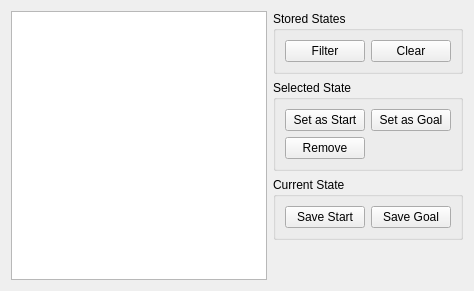
     <widget class="QWidget" name="stored_states">
      <attribute name="title">
       <string>Stored States</string>
      </attribute>
      <layout class="QHBoxLayout" name="horizontalLayout_2">
       <item>
        <widget class="QListWidget" name="list_states"/>
       </item>
       <item>
        <layout class="QVBoxLayout" name="verticalLayout_4">
         <item>
          <widget class="QGroupBox" name="groupBox_15">
           <property name="title">
            <string>Stored States</string>
           </property>
           <layout class="QGridLayout" name="gridLayout_17">
            <item row="0" column="0">
             <widget class="QPushButton" name="load_state_button">
              <property name="text">
               <string>Filter</string>
              </property>
             </widget>
            </item>
            <item row="0" column="1">
             <widget class="QPushButton" name="clear_states_button">
              <property name="text">
               <string>Clear</string>
              </property>
             </widget>
            </item>
           </layout>
          </widget>
         </item>
         <item>
          <widget class="QGroupBox" name="groupBox_16">
           <property name="title">
            <string>Selected State</string>
           </property>
           <layout class="QGridLayout" name="gridLayout_15">
            <item row="0" column="0">
             <widget class="QPushButton" name="set_as_start_state_button">
              <property name="text">
               <string>Set as Start</string>
              </property>
             </widget>
            </item>
            <item row="0" column="1">
             <widget class="QPushButton" name="set_as_goal_state_button">
              <property name="text">
               <string>Set as Goal</string>
              </property>
             </widget>
            </item>
            <item row="1" column="0">
             <widget class="QPushButton" name="remove_state_button">
              <property name="text">
               <string>Remove</string>
              </property>
             </widget>
            </item>
           </layout>
          </widget>
         </item>
         <item>
          <widget class="QGroupBox" name="groupBox_17">
           <property name="title">
            <string>Current State</string>
           </property>
           <layout class="QGridLayout" name="gridLayout_16">
            <item row="0" column="0">
             <widget class="QPushButton" name="save_start_state_button">
              <property name="text">
               <string>Save Start</string>
              </property>
             </widget>
            </item>
            <item row="0" column="1">
             <widget class="QPushButton" name="save_goal_state_button">
              <property name="text">
               <string>Save Goal</string>
              </property>
             </widget>
            </item>
           </layout>
          </widget>
         </item>
         <item>
          <spacer name="verticalSpacer_8">
           <property name="orientation">
            <enum>Qt::Vertical</enum>
           </property>
           <property name="sizeHint" stdset="0">
            <size>
             <width>20</width>
             <height>40</height>
            </size>
           </property>
          </spacer>
         </item>
        </layout>
       </item>
      </layout>
     </widget>
